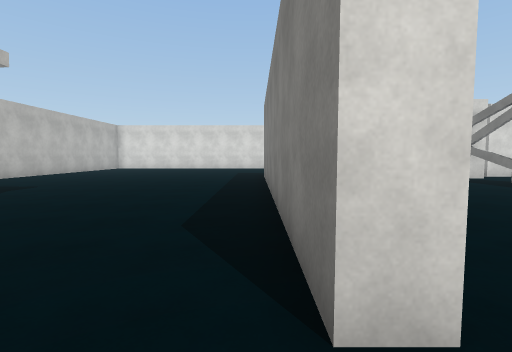
View 1 (above)

20 first-person views from a walk through a Unity game level. The camera is 1.5 m above the floor, tilts 4° down and sees 85° across. The floor is counted in squares, 2 m on a side. Each view is taken from the middle of a square. On the plan, view 1 faces up. The plan holds only what a view shows up to about 10 squares ahead; the rest is blank. The place goes on beyond the plan. The player is left out. Surface patterns are stand-ins for the level's own textures.

View 2
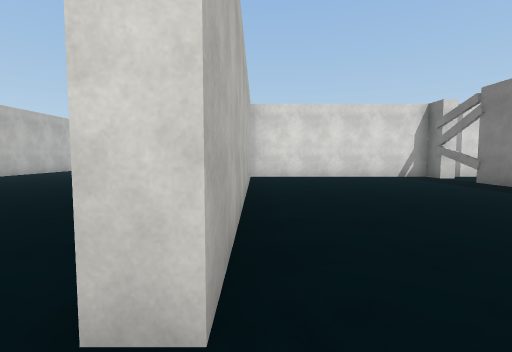

View 3
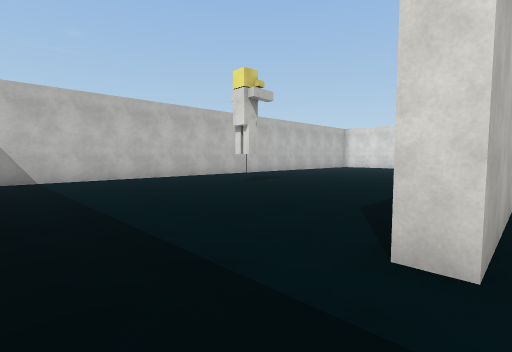

View 4
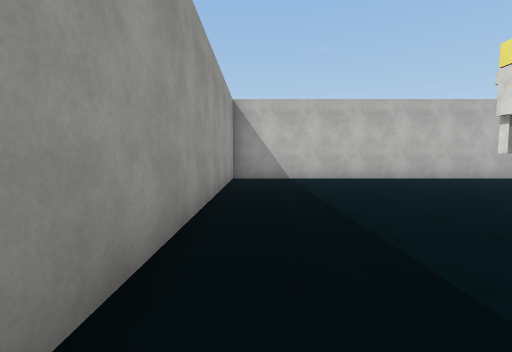

View 5
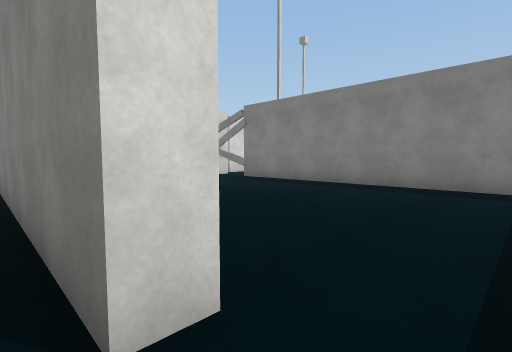

View 6
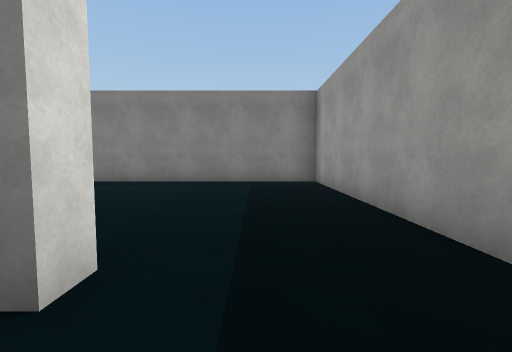

View 7
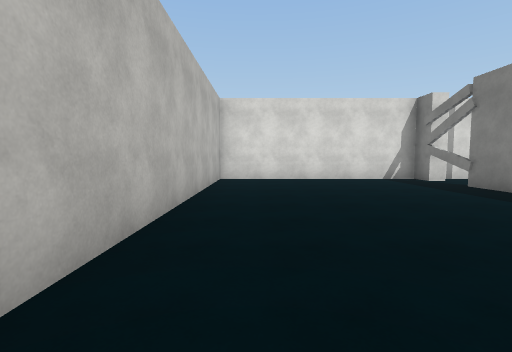

View 8
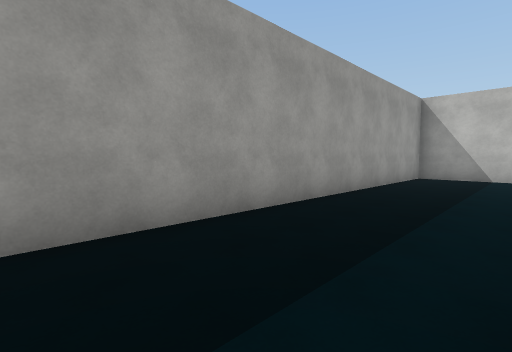

View 9
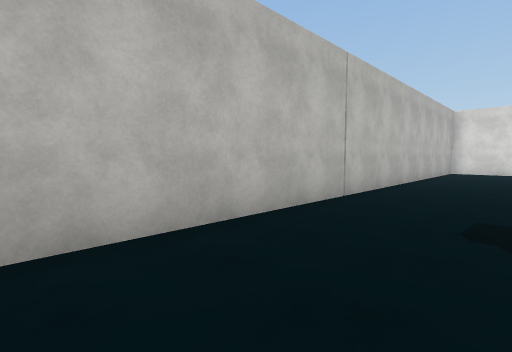

View 10
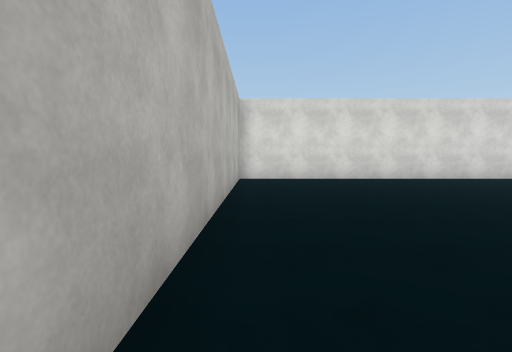

View 11
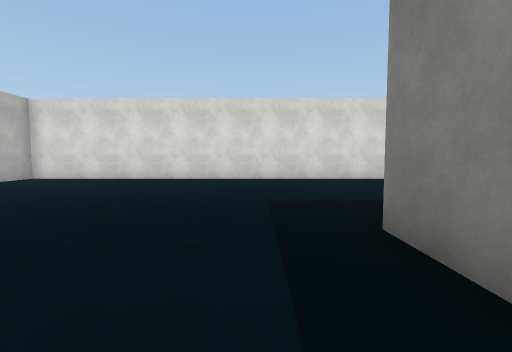

View 12
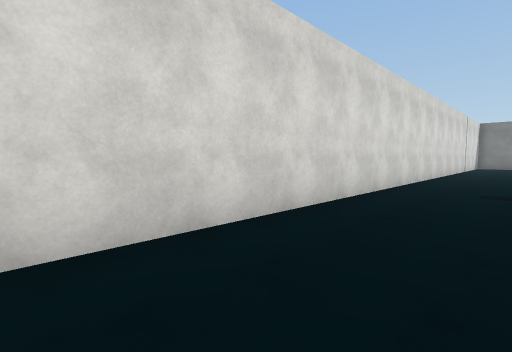

View 13
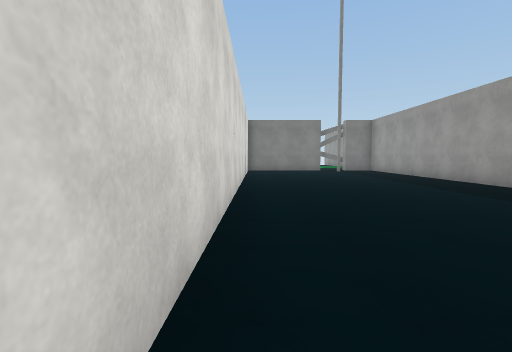

View 14
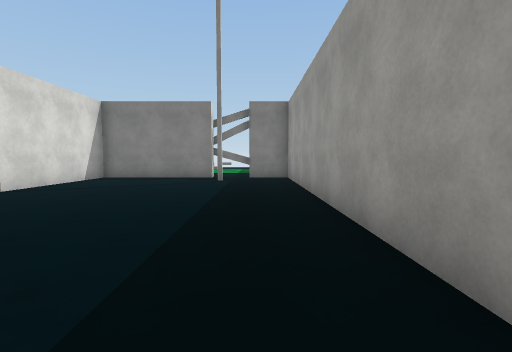

View 15
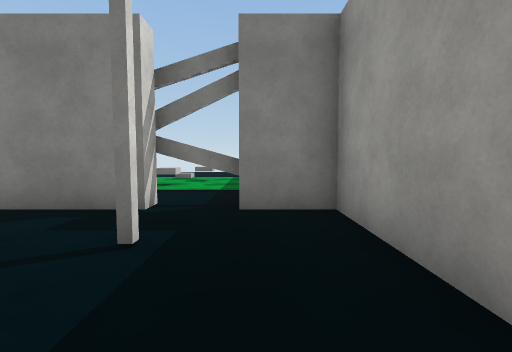

View 16
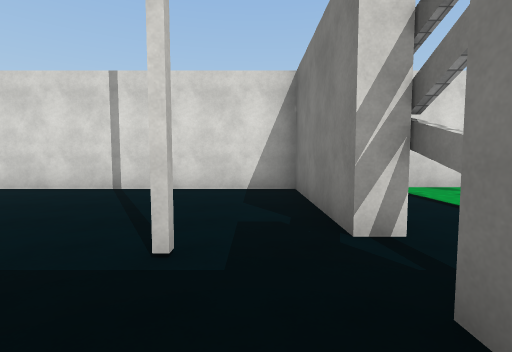

View 17
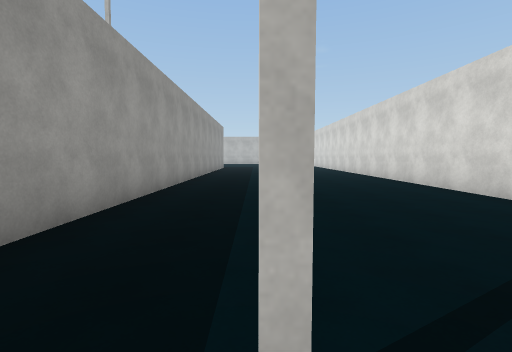

View 18
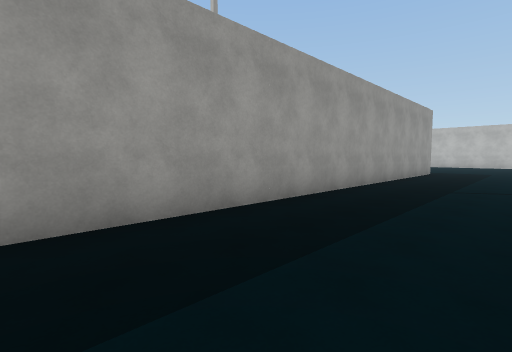

View 19
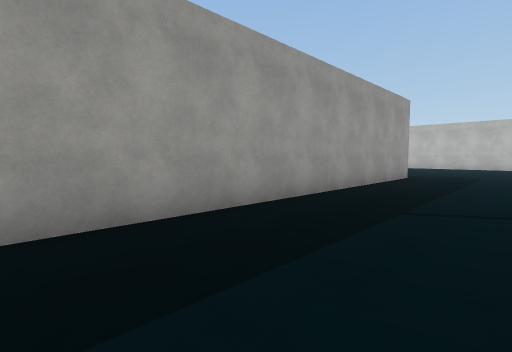

View 20
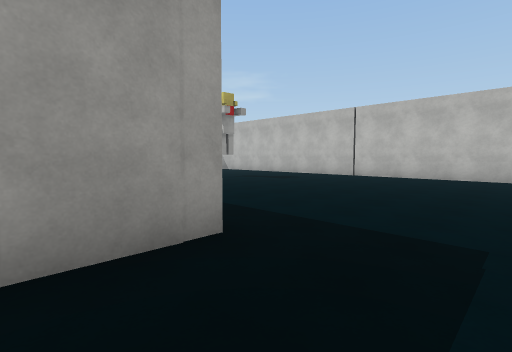

### Floor plan
Points are (right, up) in squares from view 1. A wall is a line through its corners. A room is listed if a view was taken in it or the views show most of it. See-through windows are left out.
Room 1 (views 1, 2, 3, 4, 5, 6, 7, 8, 9, 10, 11, 12, 13, 14, 15, 16, 17, 18, 19, 20)
walls: (7.9, 9.5) (7.2, 9.5); (20.4, 12.2) (20.4, 13.6) (19.9, 13.6) (19.9, 17.4) (-8.5, 17.4) (-8.5, -1.8) (7.3, -1.8) (7.3, 10.4) (0.8, 10.4) (0.8, 1.1) (0.3, 1.1) (0.3, 10.9) (19.9, 10.9) (19.9, 12.2)
ways out: gap at (8, 8); gap at (21, 13)
objects: other object (-5, 4)

Positions as (right, up) in squares from view 1, and headings:
1: (0, 0), facing up
2: (1, 0), facing up
3: (1, -1), facing up-left
4: (1, -1), facing left
5: (0, 0), facing up-right
6: (-1, 0), facing right
7: (2, 1), facing up
8: (2, 1), facing down-left
9: (-6, 3), facing up-left
10: (-8, 8), facing up
11: (-1, 8), facing up
12: (-1, 15), facing up-right
13: (5, 17), facing right
14: (10, 12), facing right
15: (16, 12), facing right
16: (19, 11), facing up
17: (19, 13), facing left
18: (14, 14), facing down-left
19: (11, 14), facing down-left
20: (2, 13), facing down-left
